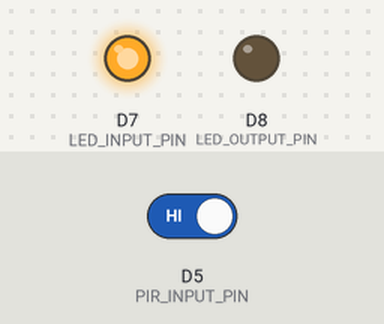
The sketch below on a simulated ESP8266 (NodeMCU). Shown: output pins drawn as LEDs (lit = HIGH). The inputs (shaded band) are chosen by the test bench; at power-on: D5 (PIR_INPUT_PIN) HIGH. WiFi joins after 1.5 s; servers stay silent unless stated; uploads are accepted with an empty reply; what the sketch prints to the serial monitor is not drawn.

Above: at 2.7 s.
2.8 s: D5 (PIR_INPUT_PIN) driven LOW
At 3.4 s:
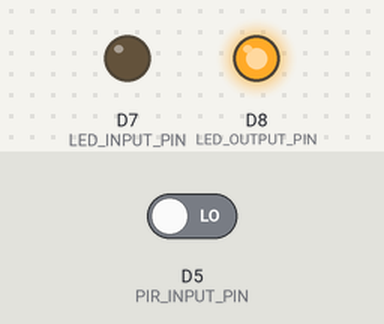
4.3 s: D5 (PIR_INPUT_PIN) driven HIGH
At 5.7 s:
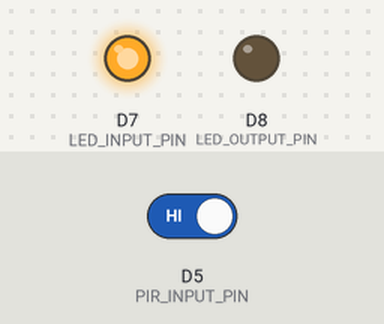
Timing chart, 0 to 7.3 s (numbered marks = the images above; inputs shaded):
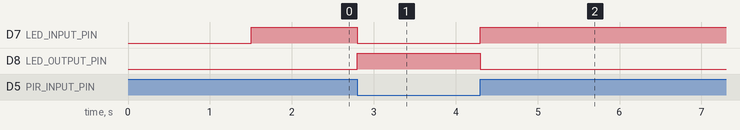

The sketch:

mar06a_pir_node_wifi.ino
```cpp
#include <ESP8266WiFi.h>
#include <ESP8266HTTPClient.h>
#include <WiFiClient.h>

#define PIR_INPUT_PIN D5
#define LED_INPUT_PIN D7
#define LED_OUTPUT_PIN D8

const char* networkSSID = ""; // WiFi name
const char* networkPwd = ""; // WiFi password

String deviceName = "NodeMCU_+_PIR";

String serverUrl = "http://192.168.1.10:8080";
String alertEndpoint = serverUrl + "/pirAlert";
String heartbeatEndpoint = serverUrl+ "/heartbeat";

unsigned long lastHeartbeatTime = 0;
unsigned int heartbeatSendIntervalMs = 30000;
unsigned long startTime = 0;

bool movementAlreadyDetected = false;

void setup() {
  Serial.begin(115200);
  pinMode(PIR_INPUT_PIN, INPUT);
  pinMode(LED_INPUT_PIN, OUTPUT);
  pinMode(LED_OUTPUT_PIN, OUTPUT);

  WiFi.begin(networkSSID, networkPwd);
  Serial.println("Connecting to WiFi");
  while(WiFi.status() != WL_CONNECTED) {
    delay(500);
    Serial.print(".");
  }
  Serial.println("");
  Serial.print("Connected, my IP address is: ");
  Serial.println(WiFi.localIP());
}

void loop() {
  checkForPirInput();

  if (shouldSendHeartbeat()) {
    lastHeartbeatTime = millis();
    sendHeartbeat();
  }
}

void checkForPirInput() {
  if (isPirInputHigh() && !movementAlreadyDetected) {
    onPirMovementDetected();
  } else if (isPirInputLow() && movementAlreadyDetected) {
    onPirMovementGone();
  }
}

bool isPirInputHigh() {
  return isPinHigh(PIR_INPUT_PIN);
}

bool isPirInputLow() {
  return isPinLow(PIR_INPUT_PIN);
}

bool isPinHigh(int pinNumber) {
  return digitalRead(pinNumber) == HIGH;
}

bool isPinLow(int pinNumber) {
  return !isPinHigh(pinNumber);
}

void onPirMovementDetected() {
  movementAlreadyDetected = true;
  lightLed();
  sendAlert();
  Serial.println("Motion detected");
}

void onPirMovementGone() {
  movementAlreadyDetected = false;
  lightDownLed();
  Serial.println("Motion gone");
}

void lightLed() {
  digitalWrite(LED_INPUT_PIN, HIGH);
  digitalWrite(LED_OUTPUT_PIN, LOW);
}

void lightDownLed() {
    digitalWrite(LED_INPUT_PIN, LOW);
    digitalWrite(LED_OUTPUT_PIN, HIGH);
}

void sendAlert() {
  sendRequest(alertEndpoint, getDataJson());
}

bool shouldSendHeartbeat() {
  return (millis() - lastHeartbeatTime) > heartbeatSendIntervalMs;
}

void sendHeartbeat() {
  sendRequest(heartbeatEndpoint, getHeartbeatJson());
}

void sendRequest(String url, String json) {
    if (WiFi.status() == WL_CONNECTED) {
      HTTPClient http;

      http.begin(url);

      http.addHeader("Content-Type", "application/json");
      Serial.print("Sending JSON: ");
      Serial.println(json);
      int httpResponseCode = http.POST(json);

      Serial.print("Response code: ");
      Serial.println(httpResponseCode);
      http.end();
    } else {
      Serial.println("Disconnected");
    }
}

String getDataJson() {
  return "{}";
}

String getHeartbeatJson() {
  unsigned long currentTime = millis();
  unsigned long timeFromStart = currentTime - startTime;
  String firstPart = "{\"deviceName\":\"";
  String secondPart = "\",\"timeFromStart\":\"";
  String timeFromStartString = String(timeFromStart);
  String thirdPart = "\",\"timeFromAlert\":\"";
  String timeFromAlertString = String(-1);
  String fourthPart = "\"}";
  return firstPart + deviceName + secondPart + timeFromStartString + thirdPart + timeFromAlertString + fourthPart;
}
```

Measured:
- after the input at 2.8 s, D7 (LED_INPUT_PIN): HIGH → LOW at once; D8 (LED_OUTPUT_PIN): LOW → HIGH at once
- after the input at 4.3 s, D7 (LED_INPUT_PIN): LOW → HIGH at once; D8 (LED_OUTPUT_PIN): HIGH → LOW at once
